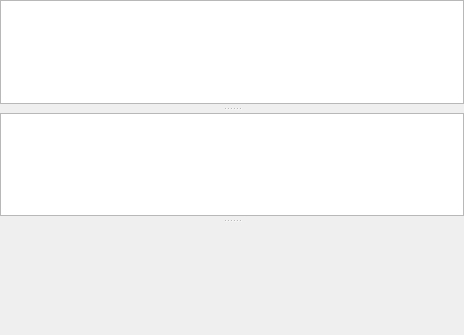
<?xml version="1.0" encoding="UTF-8"?>
<ui version="4.0">
 <class>PrvQSplitter</class>
 <widget class="QWidget" name="PrvQSplitter">
  <property name="geometry">
   <rect>
    <x>0</x>
    <y>0</y>
    <width>464</width>
    <height>335</height>
   </rect>
  </property>
  <property name="sizePolicy">
   <sizepolicy hsizetype="Maximum" vsizetype="Maximum">
    <horstretch>0</horstretch>
    <verstretch>0</verstretch>
   </sizepolicy>
  </property>
  <property name="minimumSize">
   <size>
    <width>300</width>
    <height>200</height>
   </size>
  </property>
  <property name="windowTitle">
   <string>Moveit! Monitor</string>
  </property>
  <layout class="QVBoxLayout" name="verticalLayout">
   <property name="spacing">
    <number>0</number>
   </property>
   <property name="margin">
    <number>0</number>
   </property>
   <item>
    <widget class="QSplitter" name="_splitter">
     <property name="orientation">
      <enum>Qt::Vertical</enum>
     </property>
     <property name="handleWidth">
      <number>9</number>
     </property>
     <widget class="QTableView" name="_view_nodes">
      <property name="minimumSize">
       <size>
        <width>0</width>
        <height>30</height>
       </size>
      </property>
      <property name="alternatingRowColors">
       <bool>true</bool>
      </property>
      <property name="sortingEnabled">
       <bool>false</bool>
      </property>
      <property name="allColumnsShowFocus" stdset="0">
       <bool>true</bool>
      </property>
      <attribute name="horizontalHeaderVisible">
       <bool>false</bool>
      </attribute>
     </widget>
     <widget class="QTableView" name="_view_params">
      <property name="minimumSize">
       <size>
        <width>0</width>
        <height>50</height>
       </size>
      </property>
      <property name="alternatingRowColors">
       <bool>false</bool>
      </property>
      <property name="sortingEnabled">
       <bool>false</bool>
      </property>
      <property name="wordWrap">
       <bool>false</bool>
      </property>
      <property name="allColumnsShowFocus" stdset="0">
       <bool>true</bool>
      </property>
      <attribute name="horizontalHeaderVisible">
       <bool>true</bool>
      </attribute>
     </widget>
     <widget class="SampleWidget" name="_widget_custom" native="true">
      <property name="enabled">
       <bool>true</bool>
      </property>
      <property name="minimumSize">
       <size>
        <width>10</width>
        <height>110</height>
       </size>
      </property>
      <property name="autoFillBackground">
       <bool>true</bool>
      </property>
     </widget>
    </widget>
   </item>
  </layout>
 </widget>
 <customwidgets>
  <customwidget>
   <class>SampleWidget</class>
   <extends>QWidget</extends>
   <header>prv_qsplitter</header>
  </customwidget>
 </customwidgets>
 <resources/>
 <connections/>
</ui>
